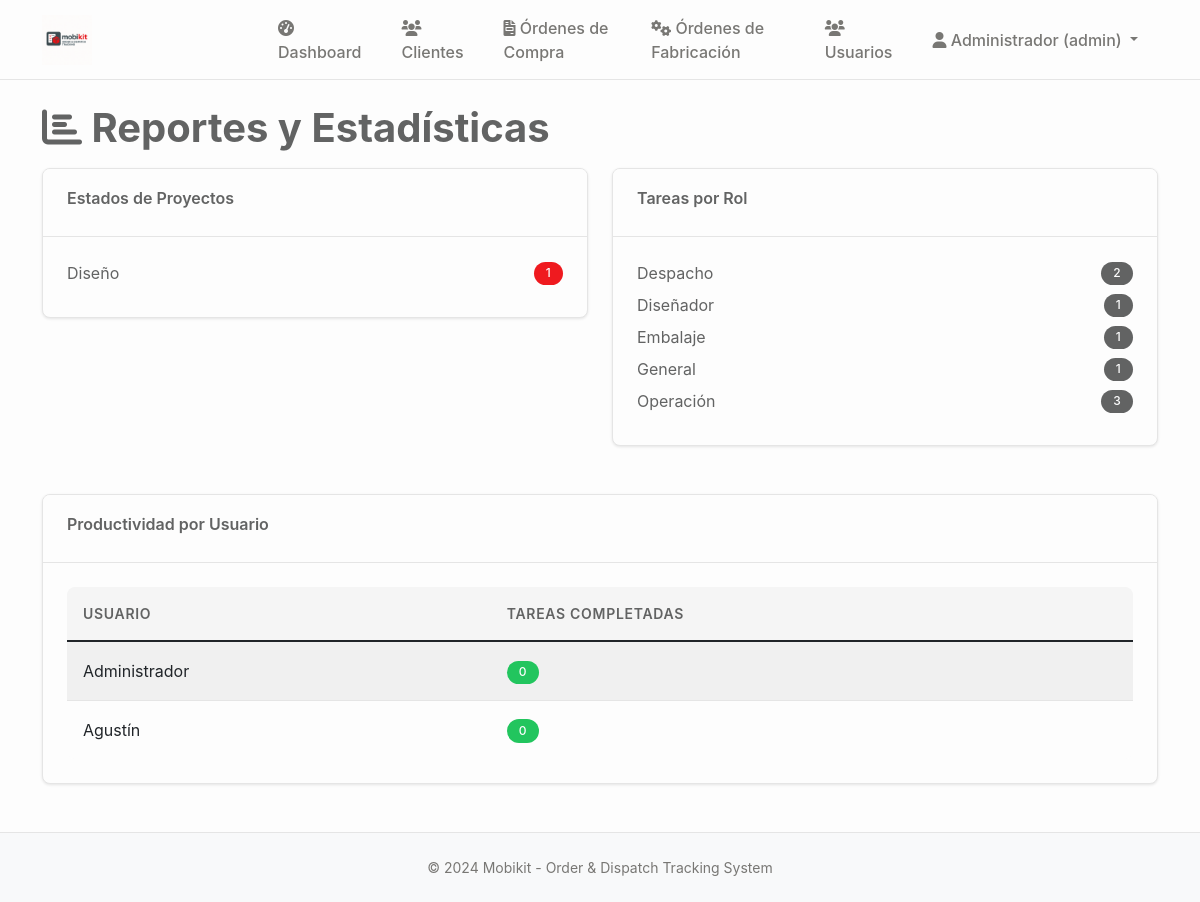
The app's page /reportes (signed in), older data.
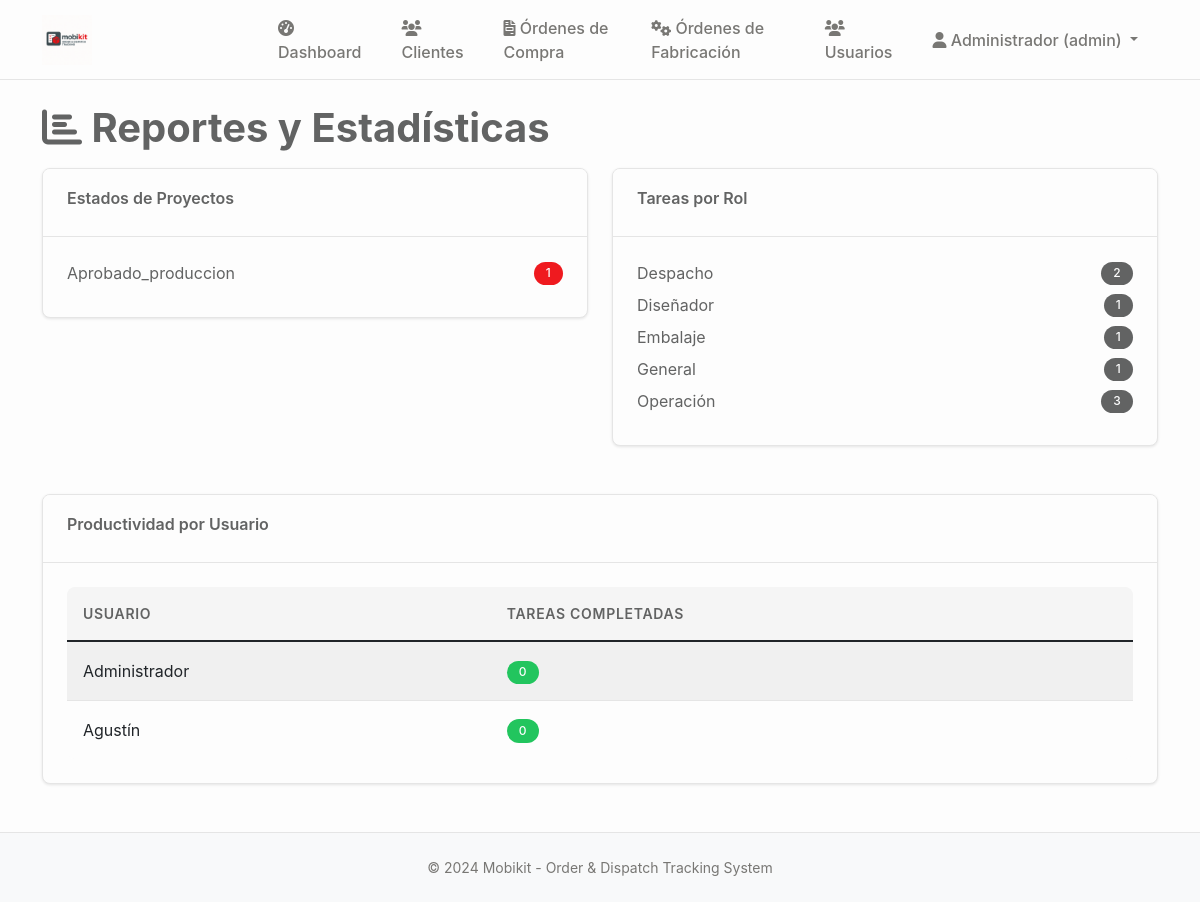
The same page, newer data.
### tables this page shows
CREATE TABLE proyectos (
                id INTEGER PRIMARY KEY AUTOINCREMENT,
                codigo TEXT UNIQUE NOT NULL,
                nombre TEXT NOT NULL,
                cliente_id INTEGER NOT NULL,
                descripcion TEXT,
                estado TEXT DEFAULT 'en_desarrollo' CHECK (estado IN ('en_desarrollo', 'aprobado_produccion', 'seccionado', 'enchapado', 'mecanizado', 'produccion_completa', 'embalando', 'listo_despacho', 'entregado', 'cancelado')),
                prioridad TEXT DEFAULT 'media' CHECK (prioridad IN ('baja', 'media', 'alta', 'urgente')),
                fecha_inicio DATE,
                fecha_entrega DATE,
                fecha_entrega_real DATE,
                diseñador_id INTEGER,
                supervisor_id INTEGER,
                presupuesto DECIMAL(12,2),
                costo_real DECIMAL(12,2),
                observaciones TEXT,
                created_at TIMESTAMP DEFAULT CURRENT_TIMESTAMP,
                updated_at TIMESTAMP DEFAULT CURRENT_TIMESTAMP,
                FOREIGN KEY (cliente_id) REFERENCES clientes (id),
                FOREIGN KEY (diseñador_id) REFERENCES usuarios (id),
                FOREIGN KEY (supervisor_id) REFERENCES usuarios (id)
            );

### main.py (the view)
@app.route('/reportes')
@login_required
@role_required(['admin', 'general'])
def reportes():
    conn = sqlite3.connect('mobikit.db')
    cursor = conn.cursor()
    cursor.execute('''
        SELECT estado, COUNT(*) as cantidad
        FROM proyectos
        GROUP BY estado
    ''')
    estados_proyecto = cursor.fetchall()
    cursor.execute('''
        SELECT rol_asignado, COUNT(*) as cantidad
        FROM tareas
        GROUP BY rol_asignado
    ''')
    tareas_rol = cursor.fetchall()
    cursor.execute('''
        SELECT u.nombre, COUNT(t.id) as tareas_completadas
        FROM usuarios u
        LEFT JOIN tareas t ON u.id = t.usuario_asignado_id AND t.estado = 'completada'
        GROUP BY u.id, u.nombre
        ORDER BY tareas_completadas DESC
    ''')
    productividad = cursor.fetchall()
    conn.close()
    return render_template('reportes.html',
                           estados_proyecto=estados_proyecto,
                           tareas_rol=tareas_rol,
                           productividad=productividad)

### main.py (called while the page is built)
def login_required(f):
    @wraps(f)
    def decorated_function(*args, **kwargs):
        if 'user_id' not in session:
            return redirect(url_for('login'))
        return f(*args, **kwargs)
    return decorated_function

def role_required(roles):
    def decorator(f):
        @wraps(f)
        def decorated_function(*args, **kwargs):
            if 'user_role' not in session or session['user_role'] not in roles:
                flash('No tienes permisos para acceder a esta página', 'error')
                return redirect(url_for('dashboard'))
            return f(*args, **kwargs)
        return decorated_function
    return decorator

### templates/reportes.html (shortened to what this page needs)
{% extends "base.html" %}
{% block content %}
<h1><i class="fas fa-chart-bar"></i> Reportes y Estadísticas</h1>
<div class="row">
    <div class="col-md-6">
        <div class="card">
            <div class="card-header">
                <h6>Estados de Proyectos</h6>
            </div>
            <div class="card-body">
                {% if estados_proyecto %}
                {% for estado in estados_proyecto %}
                <div class="d-flex justify-content-between align-items-center mb-2">
                    <span>{{ estado[0]|title }}</span>
                    <span class="badge bg-primary">{{ estado[1] }}</span>
                </div>
                {% endfor %}
                {% else %}
                <p class="text-muted">No hay datos disponibles</p>
                {% endif %}
            </div>
        </div>
    </div>
    <div class="col-md-6">
        <div class="card">
            <div class="card-header">
                <h6>Tareas por Rol</h6>
            </div>
            <div class="card-body">
                {% if tareas_rol %}
                {% for rol in tareas_rol %}
                <div class="d-flex justify-content-between align-items-center mb-2">
                    <span>{{ rol[0]|title }}</span>
                    <span class="badge bg-secondary">{{ rol[1] }}</span>
                </div>
                {% endfor %}
                {% else %}
                <p class="text-muted">No hay datos disponibles</p>
                {% endif %}
            </div>
        </div>
    </div>
</div>
<div class="card mt-4">
    <div class="card-header">
        <h6>Productividad por Usuario</h6>
    </div>
    <div class="card-body">
        {% if productividad %}
        <div class="table-responsive">
            <table class="table table-striped">
                <thead>
                    <tr>
                        <th>Usuario</th>
                        <th>Tareas Completadas</th>
                    </tr>
                </thead>
                <tbody>
                    {% for usuario in productividad %}
                    <tr>
                        <td>{{ usuario[0] }}</td>
                        <td>
                            <span class="badge bg-success">{{ usuario[1] }}</span>
                        </td>
                    </tr>
                    {% endfor %}
                </tbody>
            </table>
        </div>
        {% else %}
        <p class="text-muted">No hay datos de productividad disponibles</p>
        {% endif %}
    </div>
</div>
{% endblock %}

Row changes from the older to the newer data that the page shows:
changed proyectos: estado "Diseño" → "Aprobado_produccion"
